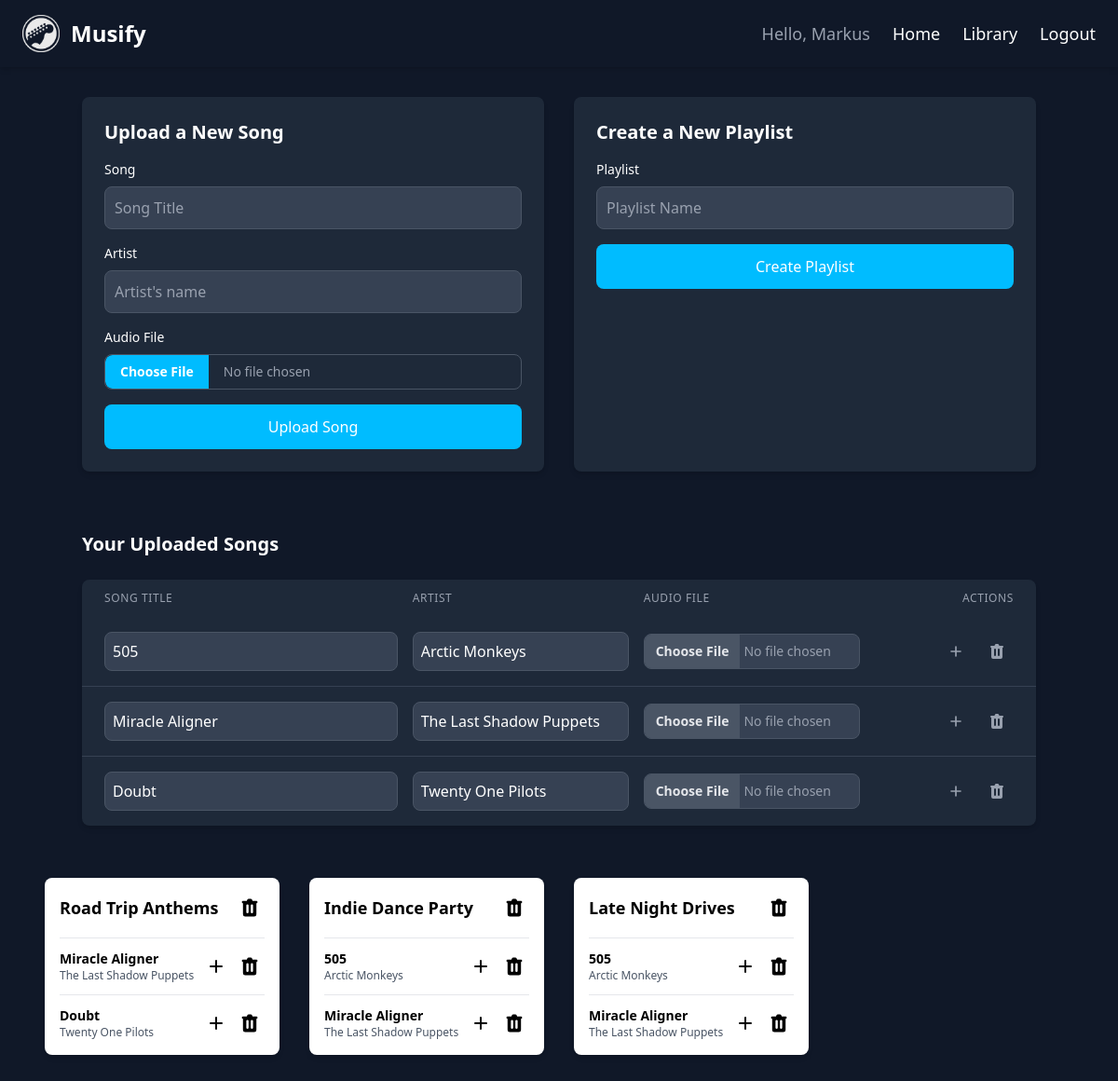
Page /library (signed in) on the committed database.
### backend/models.py (models this page shows, shortened)
class User(db.Model, UserMixin):
    __tablename__ = 'users'
    id = db.Column(db.Integer, primary_key=True, autoincrement=True)
    name = db.Column(db.String, unique=True, nullable=False)
    password = db.Column(db.String, nullable=False)
    songs = db.relationship('Song', backref='user', cascade='all, delete-orphan')
    playlists = db.relationship('Playlist', backref='user', cascade='all, delete-orphan')

class Song(db.Model):
    __tablename__ = 'songs'
    id = db.Column(db.Integer, primary_key=True, autoincrement=True)
    name = db.Column(db.String, unique=True, nullable=False)
    artist = db.Column(db.String, nullable=False)
    file_path = db.Column(db.String, nullable=True)
    user_id = db.Column(db.Integer, db.ForeignKey('users.id'), nullable=False)
    playlists = db.relationship('Playlist', secondary='playlist_songs', back_populates='songs')

class Playlist(db.Model):
    __tablename__ = 'playlists'
    id = db.Column(db.Integer, primary_key=True, autoincrement=True)
    name = db.Column(db.String, unique=True, nullable=False)
    user_id = db.Column(db.Integer, db.ForeignKey('users.id'), nullable=False)
    __table_args__ = (db.UniqueConstraint('name', 'user_id', name='uq_playlist_name_user'),)
    songs = db.relationship('Song', secondary='playlist_songs', back_populates='playlists')

### backend/routes.py (the view)
@main_bp.route('/library')
@login_required
def library():
    user_songs = Song.query.filter_by(user_id=current_user.id).all()
    user_playlists = Playlist.query.filter_by(user_id=current_user.id).all()
    return render_template('library.html', user_playlists=user_playlists, user_songs=user_songs)

### backend/users/routes.py (called while the page is built)
@login_manager.user_loader
def load_user(user_id):
    return User.query.get(user_id)  # returns the actual SQLAlchemy object

### templates/library.html (shortened to what this page needs)
{% extends "base.html" %}
{% block content %}
<section class="px-6 py-8">
    <div class="container mx-auto">
        <div class="grid grid-cols-1 gap-8 md:grid-cols-2">
            <div class="p-6 bg-gray-800 rounded-lg shadow-md">
                <h3 class="mb-4 text-xl font-bold text-white">Upload a New Song</h3>
                <div class="space-y-4">
                    <div>
                        <label for="songNameIpt" class="block mb-2 text-sm font-medium text-white">Song</label>
                        <input type="text" id="songNameIpt" placeholder="Song Title" class="block w-full p-2.5 bg-gray-700 border border-gray-600 rounded-lg text-white placeholder-gray-400 focus:ring-sky-400 focus:border-sky-400">
                    </div>
                    <div>
                        <label for="artistNameIpt" class="block mb-2 text-sm font-medium text-white">Artist</label>
                        <input type="text" id="artistNameIpt" placeholder="Artist's name" class="block w-full p-2.5 bg-gray-700 border border-gray-600 rounded-lg text-white placeholder-gray-400 focus:ring-sky-400 focus:border-sky-400">
                    </div>
                    <div>
                        <label for="songFileIpt" class="block mb-2 text-sm font-medium text-white">Audio File</label>
                        <input type="file" id="songFileIpt" accept=".mp3" class="block w-full text-sm text-gray-400 border border-gray-600 rounded-lg cursor-pointer file:mr-4 file:py-2 file:px-4 file:rounded-l-lg file:border-0 file:text-sm file:font-semibold file:bg-sky-400 file:text-white hover:file:bg-sky-600">
                    </div>
                    <button id="createSongBtn" onclick="createSong()" class="w-full px-5 py-3 font-medium text-center text-white bg-sky-400 rounded-lg hover:bg-sky-600  focus:ring-4 focus:outline-none focus:ring-purple-800">
                        Upload Song
                    </button>
                </div>
            </div>
            <div class="p-6 bg-gray-800 rounded-lg shadow-md">
                <h3 class="mb-4 text-xl font-bold text-white">Create a New Playlist</h3>
                <div class="space-y-4">
                    <div>
                        <label for="playlistNameIpt" class="block mb-2 text-sm font-medium text-white">Playlist</label>
                        <input type="text" id="playlistNameIpt" placeholder="Playlist Name" class="block w-full p-2.5 bg-gray-700 border border-gray-600 rounded-lg text-white placeholder-gray-400 focus:ring-sky-400 focus:border-sky-400">
                    </div>
                    <button id="createPlaylistBtn" onclick="createPlaylist()" class="w-full px-5 py-3 font-medium text-center text-white bg-sky-400 rounded-lg hover:bg-sky-600 focus:ring-4 focus:outline-none focus:ring-purple-800">
                        Create Playlist
                    </button>
                </div>
            </div>
        </div>
    </div>
</section>
<section class="px-6 py-8">
    <div class="container mx-auto">
        <h3 class="mb-6 text-xl font-bold text-white">Your Uploaded Songs</h3>
        <div class="overflow-x-auto bg-gray-800 rounded-lg shadow-md">
            <div class="min-w-full align-middle">
                <div class="grid grid-cols-12 gap-4 px-6 py-3 text-xs font-medium tracking-wider text-left text-gray-400 uppercase">
                    <div class="col-span-4">Song Title</div>
                    <div class="col-span-3">Artist</div>
                    <div class="col-span-3">Audio File</div>
                    <div class="col-span-2 text-right">Actions</div>
                </div>
                <div id="user_songs" class="divide-y divide-gray-700 max-h-96 overflow-y-auto scrollbar-thin scrollbar-thumb-gray-600 scrollbar-track-gray-800">
                    {% for song in user_songs %}
                    <article class="song grid items-center grid-cols-12 gap-4 px-6 py-4" data-id="{{ song.id }}">
                        <div class="col-span-4">
                            <input id="songTitleTextIpt" type="text" class="block w-full p-2 bg-gray-700 border border-gray-600 rounded-lg text-white placeholder-gray-400 focus:ring-sky-400 focus:border-sky-400" value="{{ song.name }}" onchange="updateSongName({{ song.id }}, this.value)">
                        </div>
                        <div class="col-span-3">
                            <input id="artistNameTextIpt" type="text" class="block w-full p-2 bg-gray-700 border border-gray-600 rounded-lg text-white placeholder-gray-400 focus:ring-sky-400 focus:border-sky-400" value="{{ song.artist }}" onchange="updateArtistName({{ song.id }}, this.value)">
                        </div>
                        <div class="col-span-3">
                            <input id="songFileIpt" type="file" accept=".mp3" onchange="updateSongFile({{ song.id }}, this.files)" class="block w-full text-sm text-gray-400 border border-gray-600 rounded-lg cursor-pointer bg-gray-700 file:bg-gray-600 file:border-0 file:px-3 file:py-2 file:text-gray-200 file:font-semibold hover:file:bg-gray-500 focus:outline-none">
                        </div>
                        <div class="flex items-center justify-end col-span-2 space-x-2">
                            <button id="addToPlaylistBtn" class="p-2 text-gray-400 rounded-lg hover:bg-gray-700 hover:text-white" title="Add to Playlist" onclick="openAddToPlaylist({{ song.id }})">
                                <svg class="w-5 h-5" fill="none" stroke="currentColor" viewBox="0 0 24 24" xmlns="http://www.w3.org/2000/svg"><path stroke-linecap="round" stroke-linejoin="round" stroke-width="2" d="M12 6v6m0 0v6m0-6h6m-6 0H6"></path></svg>
                            </button>
                            <button id="deleteSongBtn" class="p-2 text-gray-400 rounded-lg hover:bg-red-500 hover:text-white" title="Delete Song" onclick="deleteSong({{ song.id }})">
                            </button>
                        </div>
                    </article>
                    {% endfor %}
                </div>
            </div>
        </div>
    </div>
</section>
<section id="library-playlists" class="playlists relative grid grid-cols-1 gap-8 px-12 py-6 pb-40 sm:grid-cols-2 md:grid-cols-3 lg:grid-cols-4">
    {% for playlist in user_playlists %}
    <article class="playlist flex flex-col rounded-lg bg-white p-4 text-black shadow-md" data-id="{{ playlist.id }}">
        <div class="mb-4 flex items-center justify-between">
            <input id="playlistNameTextIpt"
                   type="text"
                   class="playlist-name-input mr-2 w-full truncate rounded bg-transparent text-lg font-bold focus:bg-gray-100"
                   value="{{ playlist.name }}"
                   onchange="updatePlaylistName({{ playlist.id }}, this.value)">
            <button class="song-button flex-shrink-0 p-1 hover:text-red-500" title="Delete playlist" onclick="removePlaylist({{ playlist.id }})">
            </button>
        </div>
        <ul class="max-h-60 space-y-3 overflow-y-auto">
            {% for song in playlist.songs %}
            <article class="song_in_playlist" data-id="{{ song.id }}">
                <li class="flex items-center justify-between border-t border-gray-200 pt-3">
                    <div class="truncate">
                        <span class="song-title block text-sm font-semibold">{{ song.name }}</span>
                        <span class="song-artist block text-xs text-gray-600">{{ song.artist }}</span>
                    </div>
                    <div class="ml-2 flex flex-shrink-0 items-center space-x-1">
                        <button class="song-button p-1 hover:text-sky-400" title="Add to playlist" onclick="openAddToPlaylist({{ song.id }})">
                            <svg xmlns="http://www.w3.org/2000/svg" class="h-6 w-6" fill="none" viewBox="0 0 24 24" stroke="currentColor" stroke-width="2">
                              <path stroke-linecap="round" stroke-linejoin="round" d="M12 6v12m-6-6h12" />
                            </svg>
                        </button>
                        <button class="song-button p-1 hover:text-red-500" title="Remove from playlist" onclick="removeSongFromPlaylist({{ playlist.id }}, {{ song.id }})">
                        </button>
                    </div>
                </li>
            </article>
            {% endfor %}
        </ul>
    </article>
    {% endfor %}
</section>
{% endblock %}

### templates/base.html (shortened to what this page needs)
<!DOCTYPE html>
<html lang="en">
    <head>
        <link rel="stylesheet" href="/static/dist/output.css">
    </head>
    <body class="bg-gray-900  text-white">
        <header class="bg-gray-900 text-white px-6 py-4 shadow-md sticky top-0 z-50">
            <div class="flex items-center justify-between">
                <div class="flex items-center gap-3">
                    <img src="/static/logo.png" alt="Musify Logo Placeholder" class="w-10 h-10">
                    <a href="{{ url_for('main.index') }}" class="text-2xl font-bold">Musify</a>
                </div>
                <nav class="hidden lg:flex items-center gap-6 text-lg ">
                    {% if current_user.is_authenticated %}
                        <span class="text-gray-400">Hello, {{ current_user.name }}</span>
                    {% endif %}
                    <a href="{{ url_for('main.index') }}" class="hover:text-sky-400 transition">Home</a>
                    <a href="{{ url_for('main.library') }}" class="hover:text-sky-400 transition">Library</a>
                    {% if current_user.is_authenticated %}
                        <a href="{{ url_for('users.logout') }}" class="hover:text-sky-400 transition">Logout</a>
                    {% else %}
                        <a href="{{ url_for('users.login') }}" class="hover:text-sky-400 transition">Login</a>
                    {% endif %}
                </nav>
            </div>
        </header>
        <main>
            {% block content %}
            {% endblock %}
        </main>
    </body>
</html>

### rows in the picture
User: name "Markus"
Song: name "505", artist "Arctic Monkeys"
Song: name "Miracle Aligner", artist "The Last Shadow Puppets"
Song: name "Doubt", artist "Twenty One Pilots"
Playlist: name "Road Trip Anthems"
Playlist: name "Indie Dance Party"
Playlist: name "Late Night Drives"
